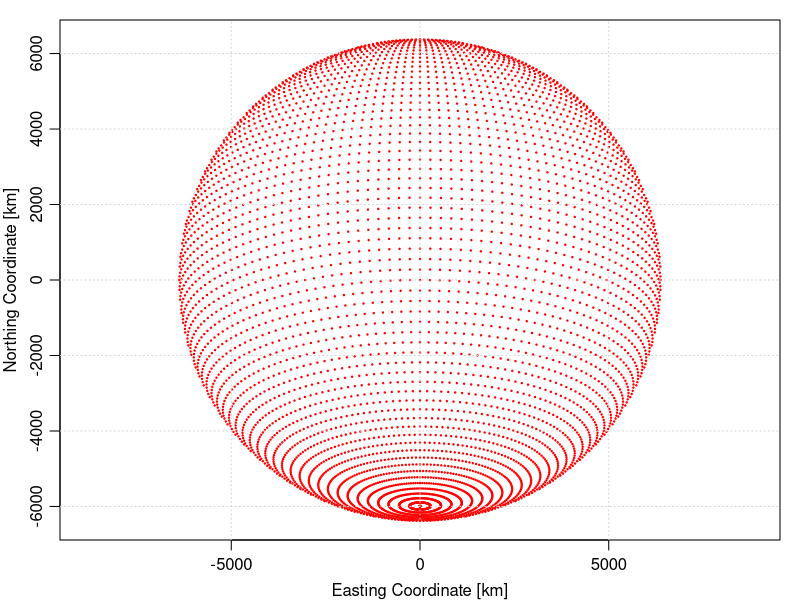

This chart was generated by the following R code:
# Demonstrate problem with +proj=ortho forward/backward
library(sf)
sessionInfo()
packageVersion("sf")
sf::sf_extSoftVersion()

projFix <- function(crs) # FIXME: check sf version (?)
{
    if (grepl("+proj=ortho", crs)) {
        if (!grepl("+R=", crs))
            crs <- paste(crs, "+R=6378137")
        if (!grepl("+f=", crs))
            crs <- paste(crs, "+f=0")
    }
    crs
}

proj <- projFix("+proj=ortho +lat_0=-20 +datum=WGS84 +no_defs")
proj0 <- projFix("OGC:CRS84") # ? "+proj=longlat +datum=WGS84 +no_defs"

grid <- expand.grid(lon=seq(-180,180,2.5), lat=seq(-90,90,2.5))
lonlat <- cbind(grid$lon, grid$lat)
xy <- sf_project(proj0, proj, lonlat, keep=TRUE)
LONLAT <- sf_project(proj, proj0, xy, keep=TRUE)
ok <- is.finite(LONLAT[,1]) & is.finite(LONLAT[,2])

par(mar=c(3,3,1,1), mgp=c(2,0.7,0))
plot(xy[,1]/1e3, xy[,2]/1e3, asp=1,
     xlab="Easting Coordinate [km]", ylab="Northing Coordinate [km]",
     pch=20, cex=0.3, col=ifelse(ok, "red", "blue"))
grid()
